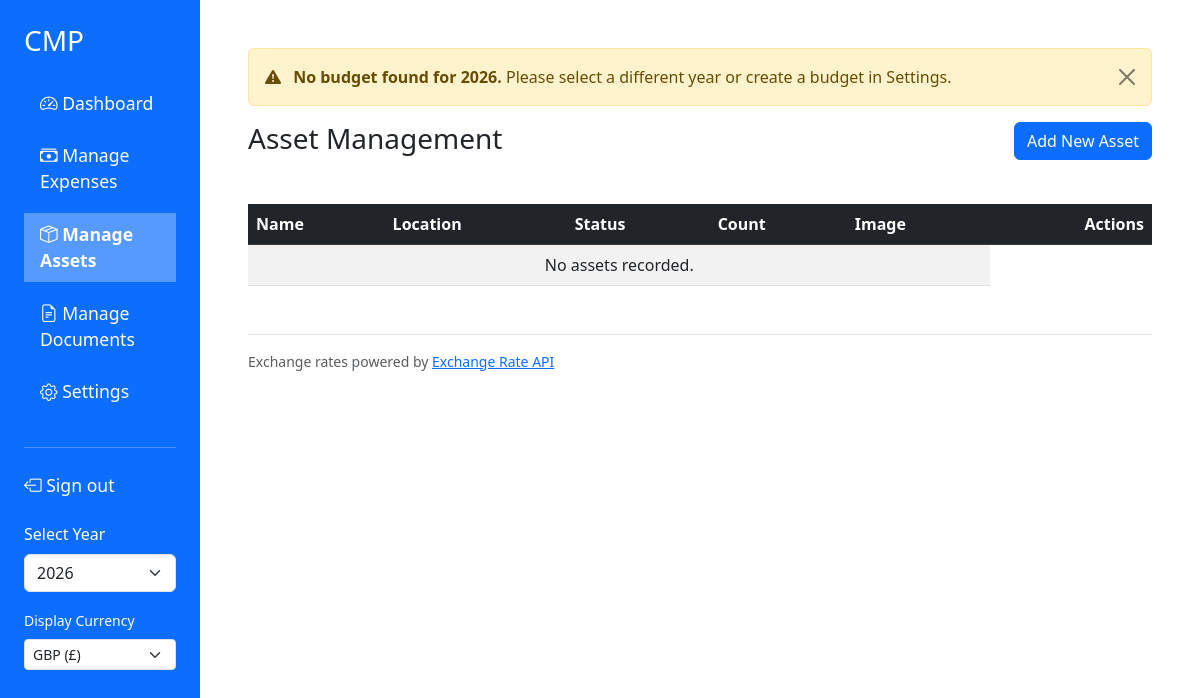
The app's page /assets (signed in), older data.
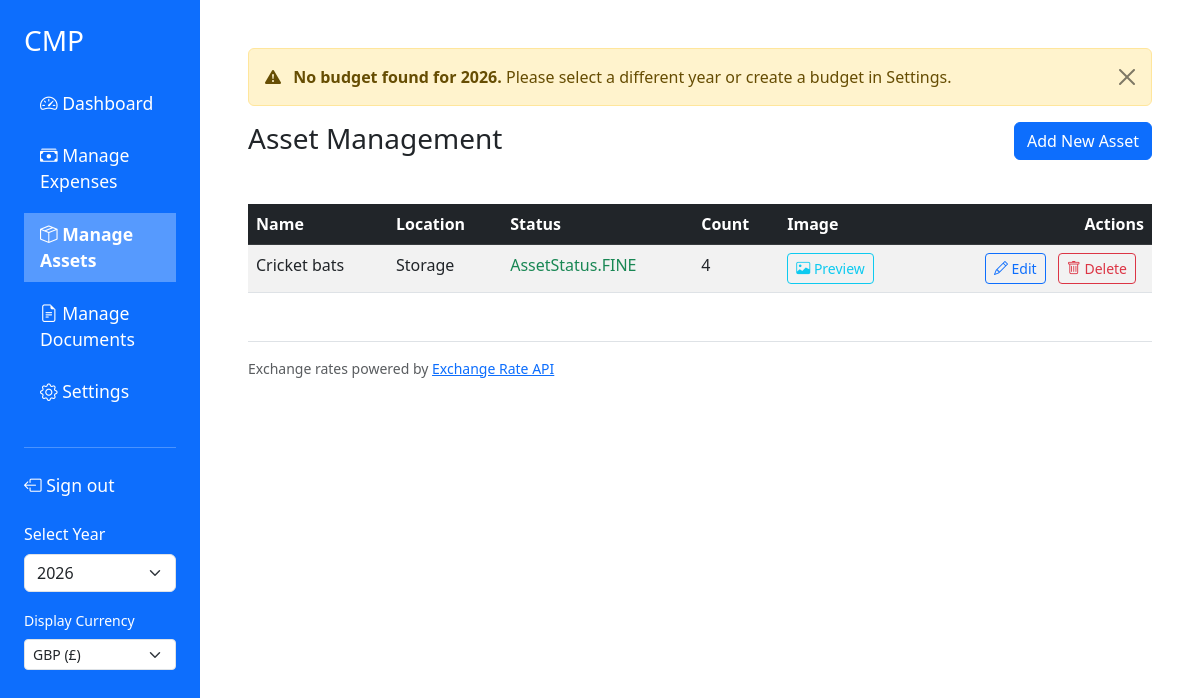
The same page, newer data.
### src/models.py (models this page shows)
class Asset(db.Model):
    id = db.Column(db.Integer, primary_key=True)
    name = db.Column(db.String(100), nullable=False)
    location = db.Column(db.String(100), default='Storage')
    status = db.Column(db.Enum(AssetStatus), default=AssetStatus.FINE, nullable=False)
    count = db.Column(db.Integer, nullable=False)
    filename = db.Column(db.String(255), nullable=True)  # optional image

### src/routes/assets.py (the view)
@assets_bp.route('/assets', methods=['GET'])
@assets_bp.route('/assets/<id>', methods=['GET'])
def assets_get(id=None):
    if not check_authentication():
        return redirect("/login")
    if id:
        asset = Asset.query.get(id)
        return jsonify({
            "id": asset.id,
            "name": asset.name,
            "location": asset.location,
            "status": asset.status,
            "count": asset.count
        })
    else:
        assets = Asset.query.all()
        asset_status_options = [status.value for status in AssetStatus]
        return render_template('assets.html', assets=assets, asset_status_options=asset_status_options)

### src/app.py (called while the page is built)
@app.before_request
def check_budget_for_post():
    if request.method == 'POST' and check_authentication():
        path = request.path.rstrip('/')
        if path in BUDGET_REQUIRED_POST_ROUTES or path.startswith('/assets/') and path.endswith('/add'):
            budget_year = session.get("budget_year", str(datetime.datetime.now().year))
            if not Budget.query.filter_by(year=budget_year).first():
                flash(f"Cannot perform action: No budget exists for year {budget_year}.", "error")
                return redirect(request.referrer or '/dashboard')

### src/auth.py (called while the page is built)
def check_authentication():
    if not session.get("username"):
        return False
    user = User.query.filter_by(username=session["username"]).first()
    if not user or user.password != session.get("password"):
        return False
    return True

### src/templates/assets.html (shortened to what this page needs)
{% extends "base.html" %}
{% block content %}
<div class="row g-2 mb-4">
    <div class ="col-md-6">
        <h2 class="h3 mb-4">Asset Management</h2>
    </div>
    <div class ="col-md-6 text-end">
        <button class="btn btn-primary mb-3" type="button" data-bs-toggle="modal" data-bs-target="#addAssetModal">Add New Asset</button>
    </div>
</div>
<table class="table table-striped table-hover">
    <thead class="table-dark">
        <tr>
            <th scope="col">Name</th>
            <th scope="col">Location</th>
            <th scope="col">Status</th>
            <th scope="col">Count</th>
            <th scope="col">Image</th>
            <th scope="col" class="text-end">Actions</th>
        </tr>
    </thead>
    <tbody>
        {% for asset in assets %}
        <tr>
            <td>{{ asset.name }}</td>
            <td>{{ asset.location }}</td>
            <td>
                {% if asset.status == 'Damaged' %}
                <span class="text-danger">{{asset.status}}</span>
                {% elif asset.status == 'Lost' %}
                <span class="text-danger">{{asset.status}}</span>
                {% else %}
                <span class="text-success">{{asset.status}}</span>
                {% endif %}
            </td>
            <td>
                {{ asset.count }}
            </td>
            <td>
                {% if asset.filename %}
                <button type="button" class="btn btn-sm btn-outline-info"
                    data-bs-toggle="modal" data-bs-target="#assetPreviewModal"
                    data-filename="{{ asset.filename }}"
                    data-name="{{ asset.name }}">
                    <i class="bi bi-image"></i> Preview
                </button>
                {% else %}
                <span class="text-muted small">None</span>
                {% endif %}
            </td>
            <td class="text-end">
                <button class="btn btn-sm btn-outline-primary me-2"
                    data-bs-toggle="modal"
                    data-bs-target="#editAssetModal"
                    data-id="{{ asset.id }}"
                    data-name="{{ asset.name }}"
                    data-location="{{ asset.location }}"
                    data-status="{{ asset.status }}"
                    data-count="{{ asset.count }}"
                    data-filename="{{ asset.filename or '' }}">
                    <i class="bi bi-pencil"></i>
                    Edit
                </button>
                <form action="/assets/delete" method="post" style="display:inline;">
                    <button class="btn btn-sm btn-outline-danger me-2"
                        onclick="return confirm('Delete this item?')">
                        <i class="bi bi-trash"></i>
                        Delete
                    </button>
                </form>
            </td>
        </tr>
        {% else %}
        <tr>
            <td colspan="5" class="text-center">No assets recorded.</td>
        </tr>
        {% endfor %}
    </tbody>
</table>
{% endblock %}

### src/templates/base.html (shortened to what this page needs)
<!DOCTYPE html>
<html lang="en" data-bs-theme="{{ session.get('theme', 'light') }}">
<head>
    <link href="https://cdn.jsdelivr.net/npm/bootstrap@5.3.0/dist/css/bootstrap.min.css" rel="stylesheet">
    <link rel="stylesheet" href="https://cdn.jsdelivr.net/npm/bootstrap-icons@1.10.0/font/bootstrap-icons.css">
</head>
<body>
<div class="container-fluid">
    <div class="row">
        <div class="col-md-3 col-lg-2 sidebar p-4">
            <h3 class="text-white mb-4">CMP</h3>
            <ul class="nav flex-column">
                <li class="nav-item">
                    <a class="nav-link {% if request.path.startswith('/dashboard') %}active{% endif %}" href="/dashboard">
                        <i class="bi bi-speedometer2"></i> Dashboard
                    </a>
                </li>
                <li class="nav-item">
                    <a class="nav-link {% if request.path.startswith('/expenses') %}active{% endif %}" href="/expenses">
                        <i class="bi bi-cash-stack"></i> Manage Expenses
                    </a>
                </li>
                <li class="nav-item">
                    <a class="nav-link {% if request.path.startswith('/assets') %}active{% endif %}" href="/assets">
                        <i class="bi bi-box-seam"></i> Manage Assets
                    </a>
                </li>
                <li class="nav-item">
                    <a class="nav-link {% if request.path.startswith('/documents') %}active{% endif %}" href="/documents">
                        <i class="bi bi-file-earmark-text"></i> Manage Documents
                    </a>
                </li>
                <li class="nav-item">
                    <a class="nav-link {% if request.path.startswith('/settings') %}active{% endif %}" href="/settings">
                        <i class="bi bi-gear"></i> Settings
                    </a>
                </li>
            </ul>
            <hr class="text-white my-4">
            <a class="nav-link" href="/logout">
                <i class="bi bi-box-arrow-left"></i> Sign out
            </a>
            <div class="mt-4">
                <form id="sidebar-year-selector-form" action="/set_year" method="post">
                    <label for="sidebar-year-select" class="form-label text-white">Select Year</label>
                    <select id="sidebar-year-select" name="year" class="form-select" onchange="this.form.submit()">
                        {% for year in available_years %}
                            <option value="{{ year }}" {% if year == budget_year %}selected{% endif %}>{{ year }}</option>
                        {% endfor %}
                    </select>
                </form>
            </div>
            <div class="mt-3">
                <form action="/set_ui_currency" method="POST">
                    <label for="sidebar-ui-currency" class="form-label text-white small">Display Currency</label>
                    <select id="sidebar-ui-currency" name="ui_currency" class="form-select form-select-sm" onchange="this.form.submit()">
                        {% for code, symbol in currency_symbols.items() %}
                        <option value="{{ code }}" {% if code == ui_currency_code %}selected{% endif %}>{{ code }} ({{ symbol }})</option>
                        {% endfor %}
                    </select>
                </form>
            </div>
        </div>
       <div class="col-md-9 col-lg-10 p-5">
        {% if not budget_exists %}
        <div class="alert alert-warning alert-dismissible fade show" role="alert">
            <i class="bi bi-exclamation-triangle-fill me-2"></i>
            <strong>No budget found for {{ budget_year }}.</strong> Please select a different year or create a budget in Settings.
            <button type="button" class="btn-close" data-bs-dismiss="alert" aria-label="Close"></button>
        </div>
        {% endif %}
        {% block content %}{% endblock %}
        <footer class="mt-5 pt-3 border-top">
            <p class="text-muted small mb-0">Exchange rates powered by <a href="https://www.exchangerate-api.com" target="_blank" rel="noopener noreferrer">Exchange Rate API</a></p>
        </footer>
        </div>
    </div>
</div>
</body>
</html>

### src/templates/base.html (style rules this page uses)
.sidebar { min-height: 100vh; background-color: #0d6efd; }
.nav-link { color: white; font-size: 1.1rem; margin-bottom: 10px; }
.nav-link.active { font-weight: bold; background-color: rgba(255, 255, 255, 0.3); }

Row changes from the older to the newer data that the page shows:
added Asset: name "Cricket bats", location "Storage", status "AssetStatus.FINE", count "4"
Text that changed along with them:
text no longer shown: "No assets recorded."
